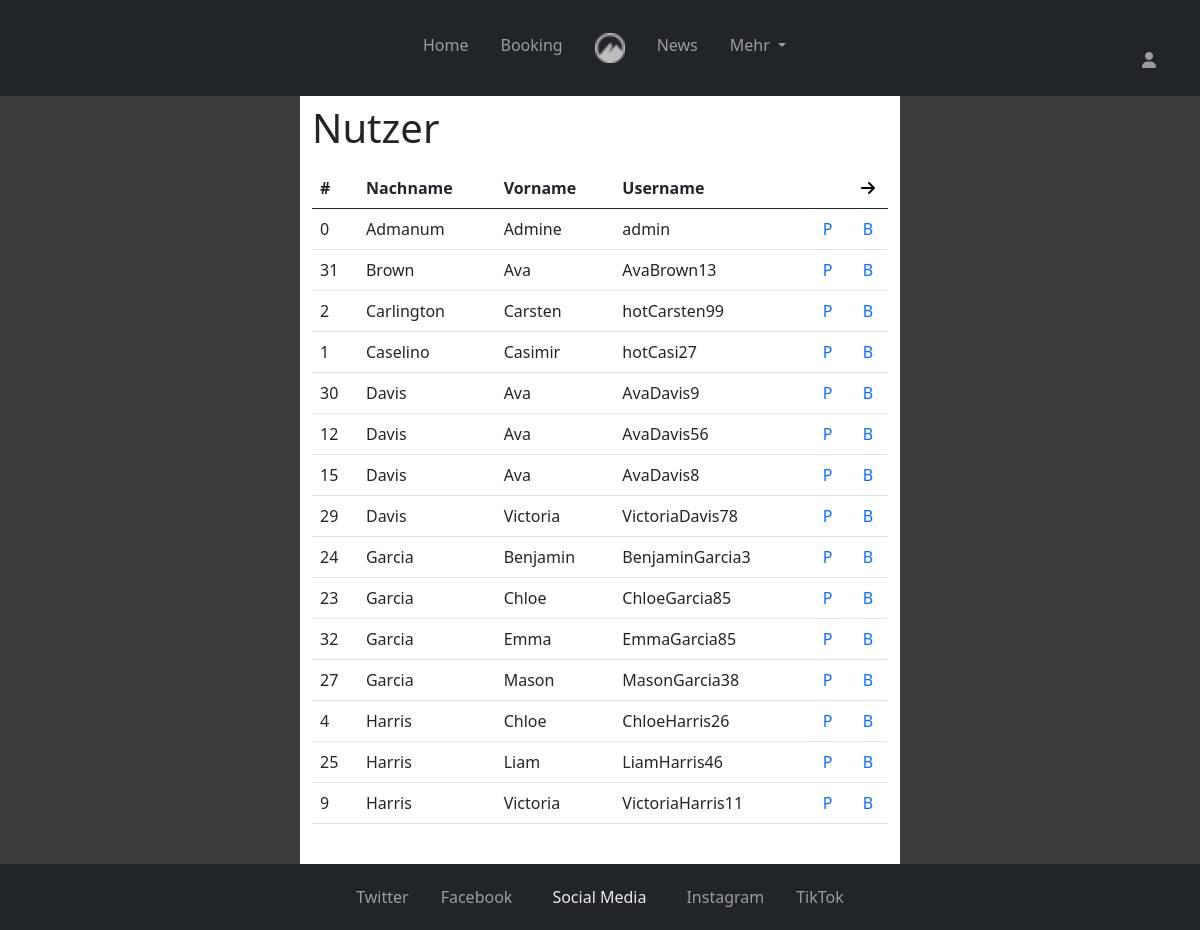
Page /admin/users.php (signed in) on the committed database.
### tables this page shows
CREATE TABLE `user` (
  `userid` int(11) NOT NULL,
  `fk_personid` int(11) NOT NULL,
  `username` varchar(255) NOT NULL,
  `password` varchar(128) NOT NULL COMMENT 'hashed',
  `email` varchar(255) NOT NULL,
  `status` int(1) NOT NULL DEFAULT 1
);

CREATE TABLE `person` (
  `Personid` int(11) NOT NULL,
  `firstname` varchar(255) NOT NULL,
  `lastname` varchar(255) NOT NULL,
  `gender` varchar(50) NOT NULL
);

### admin/users.php (the view, shortened to what this page needs)
<?php
  $USERS_PER_PAGE = 15;
  require '../php/scripts/funcs.php';
  $db = get_db();
  $page = get_default($_GET['p'], 1);
  $max_page = ceil($db->query("SELECT * FROM user")->num_rows / $USERS_PER_PAGE);
  $user_range_start = $USERS_PER_PAGE * ($page-1);
  $sql = 'SELECT firstname, lastname, userid, username
          FROM user JOIN person ON fk_personid = personid
          ORDER BY lastname, firstname
          LIMIT '. $user_range_start . ',' . $USERS_PER_PAGE;
  $users = $db->query($sql)->fetch_all(MYSQLI_ASSOC);
?>
<!DOCTYPE html>
<html lang="de">
<head>
  <?php require '../php/head.php'; ?>
</head>
<body>
  <div class="container-site d-flex flex-column justify-content-between">
    <div class="container-navbar-content d-flex flex-column flex-grow-1">
      <?php include '../php/navbar.php' ?>
      <div class="flex-container content-background flex-grow-1">
      <div class="container site_content py-2 pb-4">
        <h1>Nutzer</h1>
          <div class="mt-3">
            <table class="table">
              <thead>
                <th>#</th>
                <th>Nachname</th>
                <th>Vorname</th>
                <th>Username</th>
                <th>
                  <div class="d-flex justify-content-center"> <?=switch_page_button(-1, $page, $max_page);?> </div>
                </th>
                <th>
                  <div class="d-flex justify-content-center"> <?=switch_page_button(+1, $page, $max_page);?> </div>
                </th>
              </thead>
              <tbody>
                <?php foreach($users as $user): ?>
                <tr>
                  <td><?=$user['userid']?></td>
                  <td><?=$user['lastname']?></td>
                  <td><?=$user['firstname']?></td>
                  <td><?=$user['username']?></td>
                  <td class="text-center">
                    <a role="profil" href="<?='/user/profile.php?edit='.$user['userid']?>">P</a>
                  </td>
                  <td class="text-center">
                    <a role="buchungen" href="<?='/admin/bookings.php?user='.$user['userid']?>">B</a>
                  </td>
                </tr>
                <?php endforeach; ?>
              </tbody>
            </table>
          </div>
      </div>
      </div>
    </div>
  <?php include '../php/footer.php' ?>
  </div>
</body>
</html>

### styles.css (style rules this page uses)
a { text-decoration: none !important; }
.container-site { height: 100vh; background-color:rgb(60, 60, 60); }
div.content-background { padding: 0% 0%; background-color:rgb(60, 60, 60); }
.site_content { background-color: white; }
@media screen and (min-width: 768px) { div.content-background { padding: 0% 15%; } }
@media screen and (min-width: 1200px) { div.content-background { padding: 0% 25%; } }

### rows in the picture
user: userid "0", fk_personid.lastname "Admanum", fk_personid.firstname "Admine", username "admin"
user: userid "31", fk_personid.lastname "Brown", fk_personid.firstname "Ava", username "AvaBrown13"
user: userid "2", fk_personid.lastname "Carlington", fk_personid.firstname "Carsten", username "hotCarsten99"
user: userid "1", fk_personid.lastname "Caselino", fk_personid.firstname "Casimir", username "hotCasi27"
user: userid "30", fk_personid.lastname "Davis", fk_personid.firstname "Ava", username "AvaDavis9"
user: userid "12", fk_personid.lastname "Davis", fk_personid.firstname "Ava", username "AvaDavis56"
user: userid "15", fk_personid.lastname "Davis", fk_personid.firstname "Ava", username "AvaDavis8"
user: userid "29", fk_personid.lastname "Davis", fk_personid.firstname "Victoria", username "VictoriaDavis78"
user: userid "24", fk_personid.lastname "Garcia", fk_personid.firstname "Benjamin", username "BenjaminGarcia3"
user: userid "23", fk_personid.lastname "Garcia", fk_personid.firstname "Chloe", username "ChloeGarcia85"
user: userid "32", fk_personid.lastname "Garcia", fk_personid.firstname "Emma", username "EmmaGarcia85"
user: userid "27", fk_personid.lastname "Garcia", fk_personid.firstname "Mason", username "MasonGarcia38"
user: userid "4", fk_personid.lastname "Harris", fk_personid.firstname "Chloe", username "ChloeHarris26"
user: userid "25", fk_personid.lastname "Harris", fk_personid.firstname "Liam", username "LiamHarris46"
user: userid "9", fk_personid.lastname "Harris", fk_personid.firstname "Victoria", username "VictoriaHarris11"
